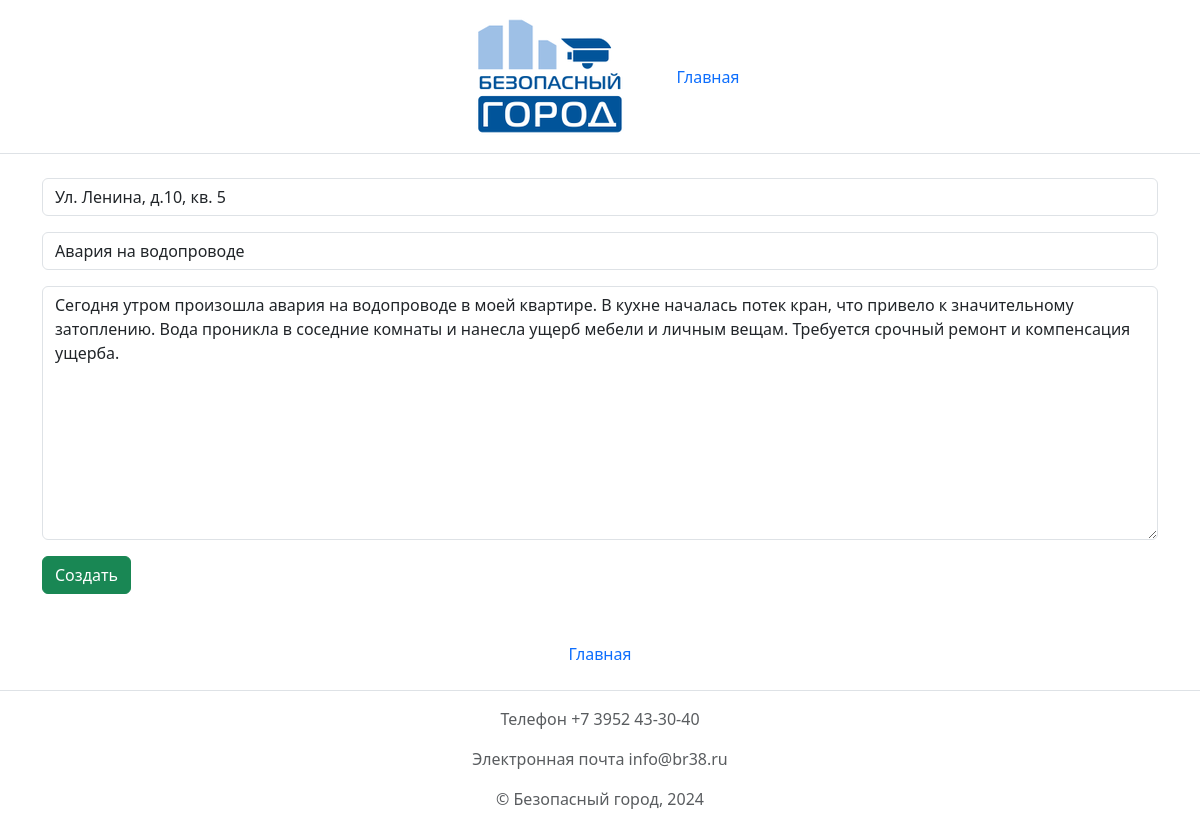
/2/update, run on the app's committed database.
### main/models.py (models this page shows, shortened)
class Statement(models.Model):
    adress = models.CharField(max_length=200)
    name = models.CharField(max_length=200)
    description = models.TextField()
    date = models.DateTimeField(auto_now_add=True)
    status = models.CharField('Статус', max_length=200, choices=STATUSES, default='Новый')

### main/views.py (the view)
class TaskUpdateView(UpdateView):
    model = Statement
    template_name = 'main/create_statement.html'
    form_class = StatementForm
    success_url = '/'
    def get_form_kwargs(self):
        kwargs = super().get_form_kwargs()
        kwargs['user'] = self.request.user
        return kwargs

### main/forms.py
class StatementForm(forms.ModelForm):
    class Meta:
        model = Statement
        fields = [
            'adress',
            'name',
            'description',
        ]
        widgets = {
            'adress': forms.TextInput(attrs={
                'class': 'form-control',
                'placeholder': 'адрес'
            }),
            'name': forms.TextInput(attrs={
                'class': 'form-control',
                'placeholder': 'Заголовок'
            }),
            'description': forms.Textarea(attrs={
                'class': 'form-control',
                'placeholder': 'Описание'
            }),
        }
    def __init__(self, *args, **kwargs):
        user = kwargs.pop('user', None)
        super().__init__(*args, **kwargs)
        if user and (user.is_superuser or user.is_staff):
            self.fields['status'] = forms.ChoiceField(choices=STATUSES, widget=forms.Select(attrs={
                'class': 'form-control',
                'placeholder': 'Статус'
            }))

### main/templates/main/create_statement.html (shortened to what this page needs)
{% extends 'main/base.html' %}
{% block content %}
<div class="container">
  <form method="post">
    {{ form.as_p }}
    <button type="submit" class="btn btn-success">Создать</button>
  </form>
</div>
{% endblock %}

### static/css/style.css (style rules this page uses)
* { font-family: 'Segoe UI', Tahoma, Geneva, Verdana, sans-serif; }

### data on the page
Statement: adress "Ул. Ленина, д.10, кв. 5", name "Авария на водопроводе", description "Сегодня утром произошла авария на водопроводе в моей квартире. В кухне началась потек кран, что привело к значительному затоплению. Вода проникла в соседние комнаты и нанесла ущерб мебели и личным вещам. Требуется срочный ремонт и компенсация ущерба."
